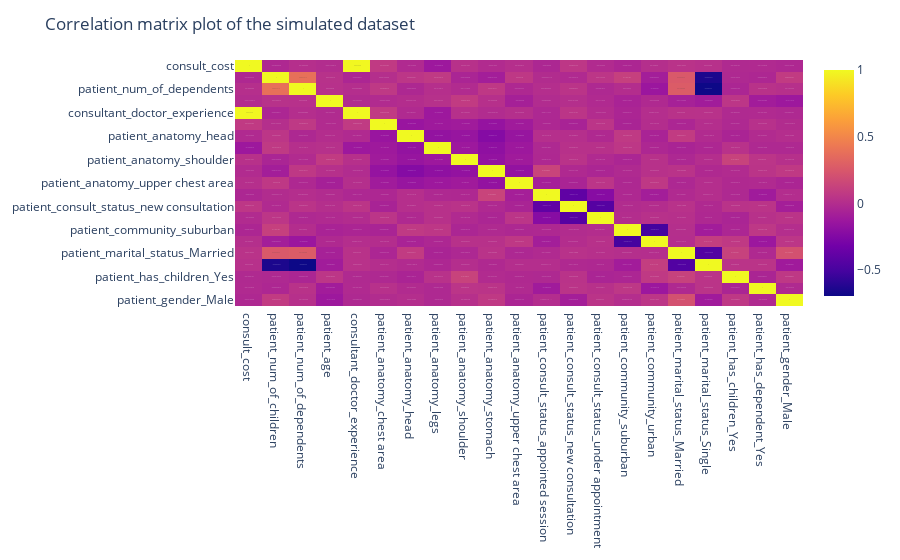

The notebook cell this image was saved under:
### Markdown cell above
#### correlation

### Code cell
corr = simulated_dataframe.corr()
fig = px.imshow(corr, text_auto=True, aspect="auto")

# Title
fig.update_layout(title_text="Correlation matrix plot of the simulated dataset")

fig.show()

### Figure 1 — Plotly figure (JSON) as saved in the notebook; plotly's stock layout.template omitted (floating-point values rounded to 4 significant figures; data arrays with more than 128 entries replaced by an {"elided": "..."} marker saying what was removed)
{"data": [{"coloraxis": "coloraxis", "hovertemplate": "x: %{x}<br>y: %{y}<br>color: %{z}<extra></extra>", "name": "0", "texttemplate": "%{z}", "type": "heatmap", "x": ["consult_cost", "patient_num_of_children", "patient_num_of_dependents", "patient_age", "consultant_doctor_experience", "patient_anatomy_chest area", "patient_anatomy_head", "patient_anatomy_legs", "patient_anatomy_shoulder", "patient_anatomy_stomach", "patient_anatomy_upper chest area", "patient_consult_status_appointed session", "patient_consult_status_new consultation", "patient_consult_status_under appointment", "patient_community_suburban", "patient_community_urban", "patient_marital_status_Married", "patient_marital_status_Single", "patient_has_children_Yes", "patient_has_dependent_Yes", "patient_gender_Male"], "xaxis": "x", "y": ["consult_cost", "patient_num_of_children", "patient_num_of_dependents", "patient_age", "consultant_doctor_experience", "patient_anatomy_chest area", "patient_anatomy_head", "patient_anatomy_legs", "patient_anatomy_shoulder", "patient_anatomy_stomach", "patient_anatomy_upper chest area", "patient_consult_status_appointed session", "patient_consult_status_new consultation", "patient_consult_status_under appointment", "patient_community_suburban", "patient_community_urban", "patient_marital_status_Married", "patient_marital_status_Single", "patient_has_children_Yes", "patient_has_dependent_Yes", "patient_gender_Male"], "yaxis": "y", "z": {"elided": "21x21 float values"}}], "layout": {"coloraxis": {"colorscale": [[0, "#0d0887"], [0.1111, "#46039f"], [0.2222, "#7201a8"], [0.3333, "#9c179e"], [0.4444, "#bd3786"], [0.5556, "#d8576b"], [0.6667, "#ed7953"], [0.7778, "#fb9f3a"], [0.8889, "#fdca26"], [1, "#f0f921"]]}, "margin": {"t": 60}, "title": {"text": "Correlation matrix plot of the simulated dataset"}, "xaxis": {"anchor": "y", "domain": [0, 1]}, "yaxis": {"anchor": "x", "autorange": "reversed", "domain": [0, 1]}}}
